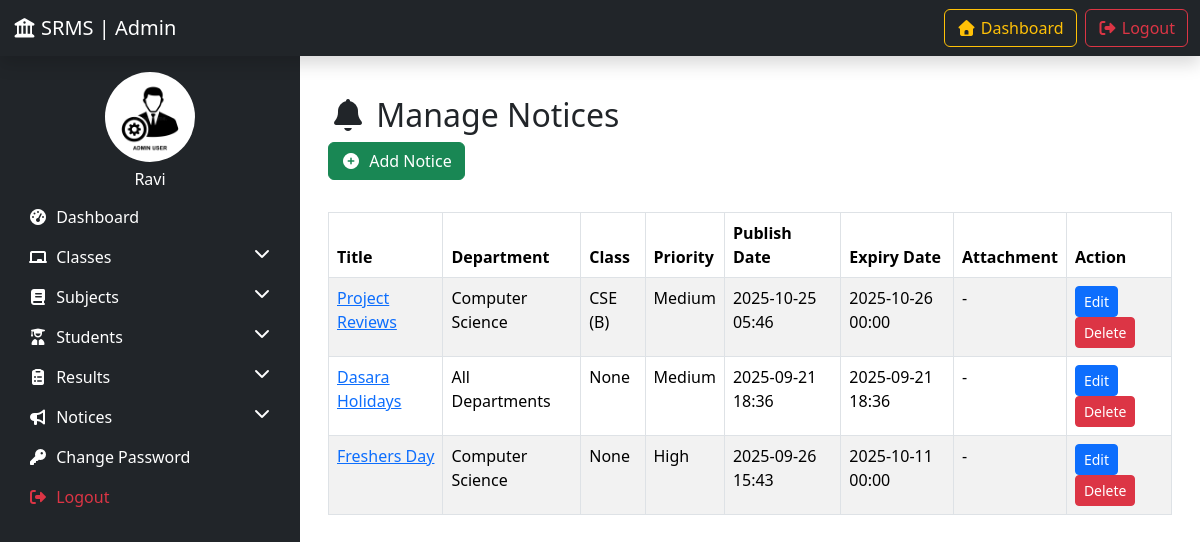
/notices/manage/ (signed in), run on the app's committed database.
### resultapp/models.py (models this page shows, shortened)
class Notice(models.Model):
    title = models.CharField(max_length=200)
    content= models.TextField()
    author = models.ForeignKey(User, on_delete=models.SET_NULL, null=True)
    attachment = models.FileField(upload_to='notice_attachments/', blank=True, null=True)
    department = models.CharField(max_length=10, choices=Department.choices, default=Department.ALL)
    target_class = models.ForeignKey('Class', on_delete=models.SET_NULL, null=True, blank=True)
    priority = models.CharField(max_length=10, choices=[('High','High'),('Medium','Medium'),('Low','Low')], default='Medium')
    publish_date = models.DateTimeField(default=timezone.now)
    expiry_date = models.DateTimeField(blank=True, null=True)
    created_at = models.DateTimeField(auto_now_add=True)
    updated_at = models.DateTimeField(auto_now=True)
    class Meta:
        ordering = ['-priority', '-publish_date']

class Class(models.Model):
    class_name = models.CharField(max_length=100)  # Full name (e.g., "CSE 2nd Year B")
    department = models.CharField(
        max_length=50,
        choices=[
            ('CSE', 'Computer Science'),
            ('ECE', 'Electronics'),
            ('EEE', 'Electrical'),
            ('MECH', 'Mechanical'),
            ('CIVIL', 'Civil'),
            ('CS', 'Cyber Security'),
        ]
    )
    year = models.PositiveSmallIntegerField(
        choices=[(1, 'I Year'), (2, 'II Year'), (3, 'III Year'), (4, 'IV Year')]
    )
    semester = models.PositiveSmallIntegerField(
        choices=[(1, 'I Semester'), (2, 'II Semester')]
    )
    section = models.CharField(max_length=5)  # e.g., "A"
    academic_session = models.CharField(max_length=20)  # e.g., "2024-2025"
    remarks = models.TextField(blank=True, null=True)
    creation_date = models.DateTimeField(auto_now_add=True)
    updation_date = models.DateTimeField(auto_now=True)
    def __str__(self):
        return f"{self.department} ({self.section})"

### resultapp/views.py (the view)
# urls.py: path('notices/manage/', manage_notices, name='manage_notices'),
@login_required
def manage_notices(request):
    notices = Notice.objects.all()
    dept_filter = request.GET.get('department')
    class_filter = request.GET.get('class')
    if dept_filter:
        notices = notices.filter(department=dept_filter)
    if class_filter:
        notices = notices.filter(target_class__id=class_filter)
    delete_id = request.GET.get("delete")
    if delete_id:
        notice = get_object_or_404(Notice, id=delete_id)
        notice.delete()
        messages.success(request, "Notice deleted successfully!")
        return redirect('manage_notices')
    classes = Class.objects.all()
    return render(request, 'notices/manage_notices.html', {"notices": notices, "classes": classes})

### resultapp/context_processors.py (called while the page is built)
def get_global_notices(request):
    notices = Notice.objects.filter(
        expiry_date__gte=timezone.now()
    ) | Notice.objects.filter(expiry_date__isnull=True)
    return {
        'notices': notices.order_by('-publish_date')[:5]  # latest 5 notices
    }

def latest_notices(request):
    return {
        "latest_notices": Notice.objects.all().order_by('-created_at')[:5]
    }

### templates/notices/manage_notices.html
{% extends 'admin_base.html' %}
{% block content %}
<div class="container mt-4">
    <h2><i class="fas fa-bell"></i> Manage Notices</h2>
    <a href="{% url 'add_notice' %}" class="btn btn-success mb-3">
        <i class="fas fa-plus-circle me-1"></i> Add Notice
    </a>
    <table class="table table-bordered table-striped mt-3">
        <thead>
            <tr>
                <th>Title</th>
                <th>Department</th>
                <th>Class</th>
                <th>Priority</th>
                <th>Publish Date</th>
                <th>Expiry Date</th>
                <th>Attachment</th>
                <th>Action</th>
            </tr>
        </thead>
        <tbody>
            {% for notice in notices %}
            <tr>
                <td>
                    <a href="{% url 'notice_detail' notice.id %}">{{ notice.title }}</a>
                </td>
                <td>{{ notice.get_department_display }}</td>
                <td>{{ notice.target_class }}</td>
                <td>{{ notice.priority }}</td>
                <td>{{ notice.publish_date|date:"Y-m-d H:i" }}</td>
                <td>{{ notice.expiry_date|default:"-"|date:"Y-m-d H:i" }}</td>
                <td>
                    {% if notice.attachment %}
                        <a href="{{ notice.attachment.url }}" target="_blank">Download</a>
                    {% else %}
                        -
                    {% endif %}
                </td>
                <td>
                <a href="{% url 'edit_notice' notice.id %}" class="btn btn-primary btn-sm">Edit</a>
                    <a href="?delete={{ notice.id }}" class="btn btn-danger btn-sm"
                       onclick="return confirm('Are you sure you want to delete this notice?')">Delete</a>
                </td>
            </tr>
            {% empty %}
            <tr>
                <td colspan="8" class="text-center">No notices found</td>
            </tr>
            {% endfor %}
        </tbody>
    </table>
</div>
{% endblock %}

### templates/sidebar.html (shortened to what this page needs)
{% load static %}
<nav class="col-md-3 col-lg-3 sidebar bg-dark pt-3">
    <div class="text-white text-center">
        <img src="{% static 'images/adminpic.webp' %}" class="rounded-circle mb-2" width="90" height="90">
        <h6>{{ user.username|default:"Admin" }}</h6>
    </div>
    <ul class="nav flex-column">
        <li class="nav-item">
            <a href="{% url 'admin_dashboard' %}" class="nav-link">
                <i class="fas fa-tachometer-alt me-1"></i> Dashboard
            </a>
        </li>
        <li class="nav-item">
            <a href="#ClassesMenu" data-bs-toggle="collapse" class="nav-link">
                <i class="fas fa-chalkboard me-1"></i> Classes
                <i class="fas fa-chevron-down float-end"></i>
            </a>
        </li>
        <li class="nav-item">
            <a href="#SubjectMenu" data-bs-toggle="collapse" class="nav-link">
                <i class="fas fa-book me-1"></i> Subjects
                <i class="fas fa-chevron-down float-end"></i>
            </a>
        </li>
        <li class="nav-item">
            <a href="#StudentMenu" data-bs-toggle="collapse" class="nav-link">
                <i class="fas fa-user-graduate me-1"></i> Students
                <i class="fas fa-chevron-down float-end"></i>
            </a>
        </li>
        <li class="nav-item">
            <a href="#ResultsMenu" data-bs-toggle="collapse" class="nav-link">
                <i class="fas fa-clipboard-list me-1"></i> Results
                <i class="fas fa-chevron-down float-end"></i>
            </a>
        </li>
        <li class="nav-item">
            <a href="#NoticeMenu" data-bs-toggle="collapse" class="nav-link">
                <i class="fas fa-bullhorn me-1"></i> Notices
                <i class="fas fa-chevron-down float-end"></i>
            </a>
        </li>
        <li class="nav-item">
            <a href="{% url 'password_change' %}" class="nav-link">
                <i class="fas fa-key me-1"></i> Change Password
            </a>
        </li>
        <li class="nav-item">
            <a href="{% url 'admin_logout' %}" class="nav-link text-danger">
                <i class="fas fa-sign-out-alt me-1"></i> Logout
            </a>
        </li>
    </ul>
</nav>

### templates/admin_base.html (style rules this page uses)
body { padding-top: 56px; }

### templates/sidebar.html (style rules this page uses)
.sidebar { min-height: 100vh; overflow-y: auto; top: 0; left: 0; background-color: #343a40; padding-top: 20px; }
.sidebar .nav-link { color: white; }

### data on the page
Notice: title "Project Reviews", department "Computer Science", target_class "CSE (B)", priority "Medium", publish_date "2025-10-25 05:46", expiry_date "2025-10-26 00:00"
Notice: title "Dasara Holidays", department "All Departments", target_class "None", priority "Medium", publish_date "2025-09-21 18:36", expiry_date "2025-09-21 18:36"
Notice: title "Freshers Day", department "Computer Science", target_class "None", priority "High", publish_date "2025-09-26 15:43", expiry_date "2025-10-11 00:00"

### other printed values
{{ user.username|default:"Admin" }} "Ravi"
